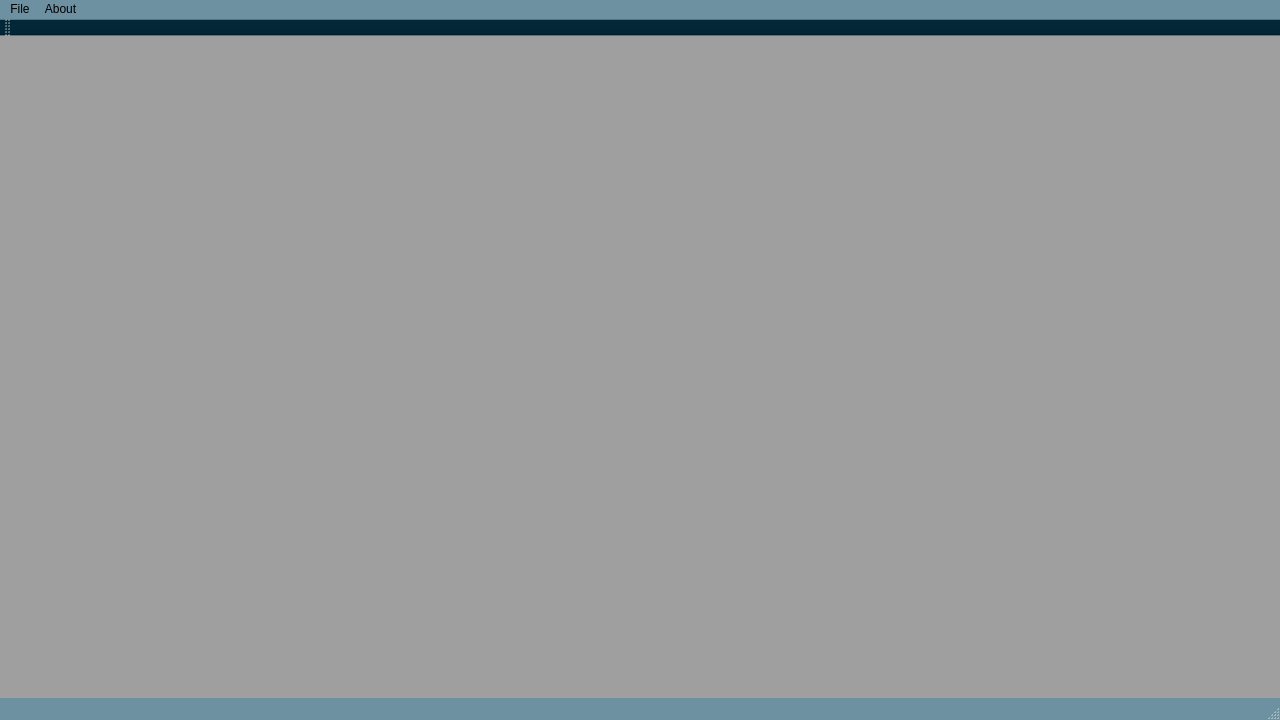
<?xml version="1.0" encoding="UTF-8"?>
<ui version="4.0">
 <class>MainWindow</class>
 <widget class="QMainWindow" name="MainWindow">
  <property name="geometry">
   <rect>
    <x>0</x>
    <y>0</y>
    <width>1280</width>
    <height>720</height>
   </rect>
  </property>
  <property name="sizePolicy">
   <sizepolicy hsizetype="Fixed" vsizetype="Fixed">
    <horstretch>0</horstretch>
    <verstretch>0</verstretch>
   </sizepolicy>
  </property>
  <property name="minimumSize">
   <size>
    <width>1280</width>
    <height>720</height>
   </size>
  </property>
  <property name="maximumSize">
   <size>
    <width>1280</width>
    <height>720</height>
   </size>
  </property>
  <property name="windowTitle">
   <string>MainWindow</string>
  </property>
  <property name="styleSheet">
   <string notr="true"/>
  </property>
  <widget class="QWidget" name="centralWidget">
   <property name="styleSheet">
    <string notr="true"/>
   </property>
   <widget class="QMdiArea" name="mdiArea">
    <property name="geometry">
     <rect>
      <x>0</x>
      <y>0</y>
      <width>1280</width>
      <height>720</height>
     </rect>
    </property>
    <property name="sizePolicy">
     <sizepolicy hsizetype="Fixed" vsizetype="Fixed">
      <horstretch>0</horstretch>
      <verstretch>0</verstretch>
     </sizepolicy>
    </property>
    <property name="minimumSize">
     <size>
      <width>1280</width>
      <height>720</height>
     </size>
    </property>
    <property name="maximumSize">
     <size>
      <width>1280</width>
      <height>720</height>
     </size>
    </property>
    <property name="styleSheet">
     <string notr="true"/>
    </property>
   </widget>
  </widget>
  <widget class="QMenuBar" name="menuBar">
   <property name="geometry">
    <rect>
     <x>0</x>
     <y>0</y>
     <width>1280</width>
     <height>21</height>
    </rect>
   </property>
   <property name="styleSheet">
    <string notr="true">#menuBar{
	background-color:#6E91A1;
}</string>
   </property>
   <widget class="QMenu" name="menuFile">
    <property name="title">
     <string>File</string>
    </property>
    <addaction name="actionLogin"/>
    <addaction name="actionRegister"/>
    <addaction name="separator"/>
    <addaction name="actionMenu"/>
    <addaction name="actionCreate_Survey"/>
    <addaction name="actionTake_Survey"/>
    <addaction name="separator"/>
    <addaction name="actionExit"/>
   </widget>
   <widget class="QMenu" name="menuAbout">
    <property name="title">
     <string>About</string>
    </property>
    <addaction name="actionAbout"/>
   </widget>
   <addaction name="menuFile"/>
   <addaction name="menuAbout"/>
  </widget>
  <widget class="QStatusBar" name="statusBar">
   <property name="styleSheet">
    <string notr="true">#statusBar{
	background-color:#6E91A1;
}</string>
   </property>
  </widget>
  <widget class="QToolBar" name="toolBar">
   <property name="windowTitle">
    <string>toolBar</string>
   </property>
   <property name="styleSheet">
    <string notr="true">#toolBar{
background-color: rgb(2, 38, 54);
}</string>
   </property>
   <attribute name="toolBarArea">
    <enum>TopToolBarArea</enum>
   </attribute>
   <attribute name="toolBarBreak">
    <bool>false</bool>
   </attribute>
  </widget>
  <action name="actionLogin">
   <property name="text">
    <string>Login</string>
   </property>
  </action>
  <action name="actionCreate_Survey">
   <property name="text">
    <string>Create Survey</string>
   </property>
  </action>
  <action name="actionTake_Survey">
   <property name="text">
    <string>Take Survey</string>
   </property>
  </action>
  <action name="actionLog_out">
   <property name="text">
    <string>Log Out</string>
   </property>
  </action>
  <action name="actionExit">
   <property name="text">
    <string>Exit</string>
   </property>
  </action>
  <action name="actionAbout">
   <property name="text">
    <string>About</string>
   </property>
  </action>
  <action name="actionRegister">
   <property name="text">
    <string>Register</string>
   </property>
  </action>
  <action name="actionMenu">
   <property name="text">
    <string>Menu</string>
   </property>
  </action>
 </widget>
 <layoutdefault spacing="6" margin="11"/>
 <resources/>
 <connections>
  <connection>
   <sender>actionLogin</sender>
   <signal>triggered()</signal>
   <receiver>MainWindow</receiver>
   <slot>crLgCh()</slot>
   <hints>
    <hint type="sourcelabel">
     <x>-1</x>
     <y>-1</y>
    </hint>
    <hint type="destinationlabel">
     <x>639</x>
     <y>359</y>
    </hint>
   </hints>
  </connection>
  <connection>
   <sender>actionExit</sender>
   <signal>triggered()</signal>
   <receiver>MainWindow</receiver>
   <slot>close()</slot>
   <hints>
    <hint type="sourcelabel">
     <x>-1</x>
     <y>-1</y>
    </hint>
    <hint type="destinationlabel">
     <x>639</x>
     <y>359</y>
    </hint>
   </hints>
  </connection>
  <connection>
   <sender>actionRegister</sender>
   <signal>triggered()</signal>
   <receiver>MainWindow</receiver>
   <slot>crRgCh()</slot>
   <hints>
    <hint type="sourcelabel">
     <x>-1</x>
     <y>-1</y>
    </hint>
    <hint type="destinationlabel">
     <x>639</x>
     <y>359</y>
    </hint>
   </hints>
  </connection>
  <connection>
   <sender>actionAbout</sender>
   <signal>triggered()</signal>
   <receiver>MainWindow</receiver>
   <slot>about()</slot>
   <hints>
    <hint type="sourcelabel">
     <x>-1</x>
     <y>-1</y>
    </hint>
    <hint type="destinationlabel">
     <x>639</x>
     <y>359</y>
    </hint>
   </hints>
  </connection>
  <connection>
   <sender>actionTake_Survey</sender>
   <signal>triggered()</signal>
   <receiver>MainWindow</receiver>
   <slot>CrSlCh()</slot>
   <hints>
    <hint type="sourcelabel">
     <x>-1</x>
     <y>-1</y>
    </hint>
    <hint type="destinationlabel">
     <x>639</x>
     <y>359</y>
    </hint>
   </hints>
  </connection>
  <connection>
   <sender>actionCreate_Survey</sender>
   <signal>triggered()</signal>
   <receiver>MainWindow</receiver>
   <slot>crCrCh()</slot>
   <hints>
    <hint type="sourcelabel">
     <x>-1</x>
     <y>-1</y>
    </hint>
    <hint type="destinationlabel">
     <x>639</x>
     <y>359</y>
    </hint>
   </hints>
  </connection>
  <connection>
   <sender>actionMenu</sender>
   <signal>triggered()</signal>
   <receiver>MainWindow</receiver>
   <slot>crMnCh()</slot>
   <hints>
    <hint type="sourcelabel">
     <x>-1</x>
     <y>-1</y>
    </hint>
    <hint type="destinationlabel">
     <x>639</x>
     <y>359</y>
    </hint>
   </hints>
  </connection>
 </connections>
 <slots>
  <slot>crLgCh()</slot>
  <slot>crRgCh()</slot>
  <slot>about()</slot>
  <slot>crCrCh()</slot>
  <slot>crMnCh()</slot>
  <slot>CrSlCh()</slot>
 </slots>
</ui>
